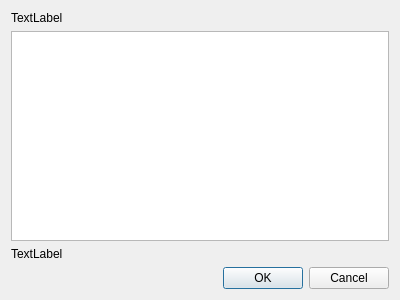
<?xml version="1.0" encoding="UTF-8"?>
<ui version="4.0">
 <class>Dialog</class>
 <widget class="QDialog" name="Dialog">
  <property name="geometry">
   <rect>
    <x>0</x>
    <y>0</y>
    <width>400</width>
    <height>300</height>
   </rect>
  </property>
  <property name="windowTitle">
   <string>Dialog</string>
  </property>
  <layout class="QVBoxLayout" name="verticalLayout">
   <item>
    <widget class="QLabel" name="label">
     <property name="text">
      <string>TextLabel</string>
     </property>
    </widget>
   </item>
   <item>
    <widget class="QListWidget" name="listWidget"/>
   </item>
   <item>
    <widget class="QLabel" name="selected">
     <property name="text">
      <string>TextLabel</string>
     </property>
    </widget>
   </item>
   <item>
    <widget class="QDialogButtonBox" name="buttonBox">
     <property name="orientation">
      <enum>Qt::Horizontal</enum>
     </property>
     <property name="standardButtons">
      <set>QDialogButtonBox::Cancel|QDialogButtonBox::Ok</set>
     </property>
    </widget>
   </item>
  </layout>
 </widget>
 <resources/>
 <connections>
  <connection>
   <sender>buttonBox</sender>
   <signal>accepted()</signal>
   <receiver>Dialog</receiver>
   <slot>accept()</slot>
   <hints>
    <hint type="sourcelabel">
     <x>248</x>
     <y>254</y>
    </hint>
    <hint type="destinationlabel">
     <x>157</x>
     <y>274</y>
    </hint>
   </hints>
  </connection>
  <connection>
   <sender>buttonBox</sender>
   <signal>rejected()</signal>
   <receiver>Dialog</receiver>
   <slot>reject()</slot>
   <hints>
    <hint type="sourcelabel">
     <x>316</x>
     <y>260</y>
    </hint>
    <hint type="destinationlabel">
     <x>286</x>
     <y>274</y>
    </hint>
   </hints>
  </connection>
 </connections>
</ui>
